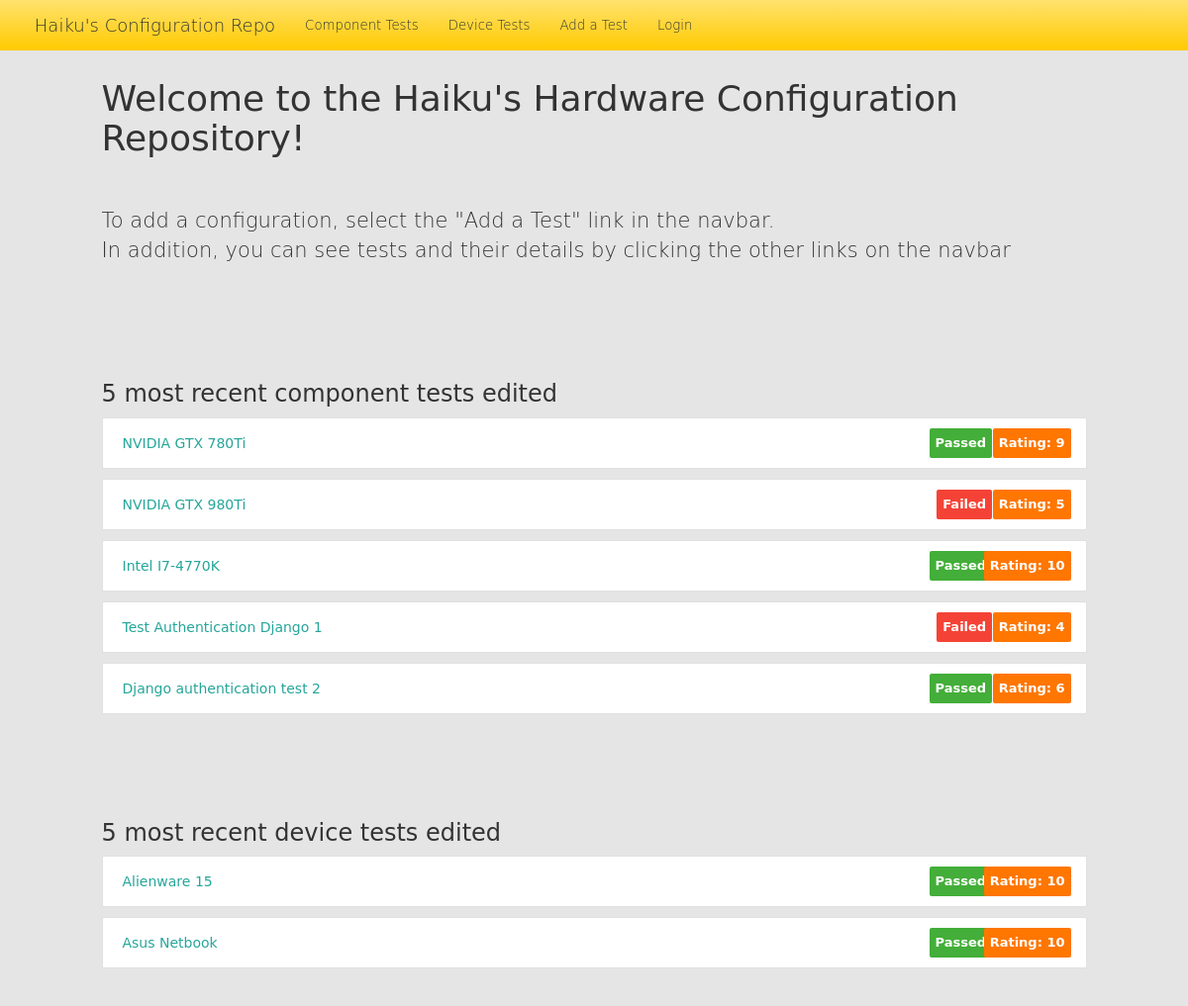
The page / on the database its author committed.
### repo/models.py (models this page shows)
class Component(models.Model):
    name = models.CharField(default='', max_length=200)
    notes = models.CharField(default='', max_length=500)
    is_working = models.CharField(default='', max_length=10)
    rating = models.IntegerField()
    category = models.CharField(default='', max_length=100)
    author = models.CharField(default='', max_length=100)
    author_email = models.CharField(default='', max_length=100)
    date_created = models.DateTimeField('date created', auto_now=True)
    date_modified = models.DateTimeField('date modified', auto_now=True)

class Device(models.Model):
    name = models.CharField(default='', max_length=200)
    notes = models.CharField(default='', max_length=500)
    is_working = models.CharField(default='', max_length=10)
    rating = models.IntegerField()
    author = models.CharField(default='', max_length=100)
    author_email = models.CharField(default='', max_length=100)
    date_created = models.DateTimeField('date created', auto_now=True)
    date_modified = models.DateTimeField('date modified', auto_now=True)
    cpu = models.CharField(default='', max_length=100)
    motherboard = models.CharField(default='', max_length=100)
    hard_drive = models.CharField(default='', max_length=100)
    sound = models.CharField(default='', max_length=100)
    is_sound_working = models.CharField(default='', max_length=10)
    display = models.CharField(default='', max_length=100)
    display_configuration = models.CharField(default='', max_length=20)
    is_display_working = models.CharField(default='', max_length=10)
    graphics_card = models.CharField(default='', max_length=100)
    graphics_card_is_working = models.CharField(default='', max_length=10)

### repo/views.py (the view)
# urls.py: url(r'^$', views.index, name='index'),
def index(request):
    all_components = Component.objects.all().order_by('-date_modified')[:5]
    all_devices = Device.objects.all().order_by('-date_modified')[:5]
    context = {
        'all_devices' : all_devices,
        'all_components' : all_components
    }
    return render(request, 'repo/index.html', context)

### repo/templates/repo/index.html (shortened to what this page needs)
{% load staticfiles %}
<!DOCTYPE html>
<html lang="en">
  <head>
    <link rel="stylesheet" type="text/css" href="{% static 'repo/main.css' %}">
    <link href="{% static 'repo/bootstrap.min.css' %}" rel="stylesheet">
    <link rel="stylesheet" href="{% static 'repo/shijin4.css' %}">
  </head>
  <body>
    <nav class="navbar navbar-inverse navbar-fixed-top">
      <div class="container">
        <div class="navbar-header">
          <a class="navbar-brand" href="{% url 'repo:index' %}">Haiku's Configuration Repo</a>
        </div>
        <div id="navbar" class="collapse navbar-collapse">
          <ul class="nav navbar-nav">
            <li><a href="{% url 'repo:componentList' %}" class="active">Component Tests</a></li>
            <li><a href="{% url 'repo:deviceList' %}">Device Tests</a></li>
            <li><a href="{% url 'repo:addTest' %}">Add a Test</a></li>
            {% if user.is_authenticated %}
              <li><a href="{% url 'repo:myTests' %}">My Tests</a></li>
              <li><a href="{% url 'repo:logout' %}">Logout</a></li>
            {% else %}
              <li><a href="{% url 'repo:loginIndex' %}">Login</a></li>
            {% endif %}
          </ul>
        </div>
      </div>
    </nav>
    <div class="row padtop-5"></div>
    <div id="page">
      <div class="row">
         <h1>Welcome to the Haiku's Hardware Configuration Repository!</h1>
         <br><br>
         <p class="lead">To add a configuration, select the "Add a Test" link in the navbar.<br>In addition, you can see tests and their details by clicking the other links on the navbar</p>
       </div>
       <div class="padtop-5"></div>
       <div class="pad-item-list center-list-item row">
         <h3>5 most recent component tests edited</h3>
         {% for component in all_components %}
           <div class="collection">
             <a href="{% url 'repo:componentDetail' component.id %}" class="collection-item">{{ component.name }}
               {% if component.is_working == "Passed" %}
                 <span class="new badge green"><b>Passed</b></span>
               {% else %}
                 <span class="new badge red"><b>Failed</b></span>
               {% endif %}
               <span class="new rating-badge orange"><b>Rating: {{ component.rating }}</b></span>
             </a>
           </div>
         {% endfor %}
       </div>
       <div class="padtop-5"></div>
       <div class="pad-item-list center-list-item row">
         <h3>5 most recent device tests edited</h3>
         {% for device in all_devices %}
           <div class="collection">
             <a href="{% url 'repo:deviceDetail' device.id %}" class="collection-item">{{ device.name }}
               {% if device.is_working == "Passed" %}
                 <span class="new badge green"><b>Passed</b></span>
               {% else %}
                 <span class="new badge red"><b>Failed</b></span>
               {% endif %}
               <span class="new rating-badge orange"><b>Rating: {{ device.rating }}</b></span>
             </a>
           </div>
         {% endfor %}
       </div>
       <div class="padtop-5"></div>
    </div>
  </body>
</html>

### repo/static/repo/main.css (style rules this page uses)
body { background-color: #EEEEEE; }
div.container { margin-left: 1%; padding-top: 0.1%; }
nav { background-color: #000000; width: 100%; font-weight: 300; }
nav a { padding-left: 1%; }
.red { background-color: #F44336 !important; }
.green { background-color: #43AE39 !important; }
.orange { background-color: #FF7600 !important; }
.padtop-5 { padding-top: 5%; }
.pad-item-list { padding-top: 3%; }
.center-list-item { margin-left: 13%; margin-right: 13%; }
span.badge { min-width: 3rem; padding: 0 6px; text-align: center; font-size: 1rem; line-height: inherit; color: #757575; position: absolute; right: 9.5%; -webkit-box-sizing: border-box; -moz-box-sizing: border-box; box-sizing: border-box; }
span.badge.new { font-weight: 300; font-size: 1.3rem; color: #fff; background-color: #26a69a; border-radius: 2px; }
span.rating-badge { min-width: 3rem; padding: 0 6px; text-align: center; font-size: 1rem; line-height: inherit; color: #757575; position: absolute; right: 15px; -webkit-box-sizing: border-box; -moz-box-sizing: border-box; box-sizing: border-box; }
span.rating-badge.new { font-weight: 300; font-size: 1.3rem; color: #fff; background-color: #26a69a; border-radius: 2px; }
.collection { margin: 0.5rem 0 1rem 0; border: 1px solid #e0e0e0; border-radius: 2px; overflow: hidden; position: relative; }
.collection .collection-item { background-color: #fff; line-height: 3rem; padding: 10px 20px; margin: 0; border-bottom: 1px solid #e0e0e0; }
.collection .collection-item:last-child { border-bottom: none; }
.collection a.collection-item { display: block; -webkit-transition: 0.25s; -moz-transition: 0.25s; -o-transition: 0.25s; -ms-transition: 0.25s; transition: 0.25s; color: #26a69a; }

### repo/static/repo/shijin4.css (style rules this page uses)
html, body { width: 100%; height: 100%; margin: 0px; padding: 0px; overflow-x: hidden; }
body { font-family: "DejaVu Sans", Arial, Helvetica, sans-serif; background: #e5e5e5 repeat-x scroll 0% 0%; }
a { color: #336698; }
#page { max-width: 965px; margin-left: auto; margin-right: auto; }
.navbar { border-radius: 0; border: 0; margin: 0; font-size: 95%; padding: 0 8px; background: #ffd73a; background: -moz-linear-gradient(top, #ffe26e 0%, #ffca00 100%); background: -webkit-linear-gradient(top, #ffe26e 0%,#ffca00 100%); background: linear-gradient(to bottom, #ffe26e 0%,#ffca00 100%); filter: progid:DXImageTransform.Microsoft.gradient(startColorstr='#ffe26e', endColorstr='#ffca00',GradientType=0); }
.navbar a { color: #333 !important; }

### rows shown on the page
Component: name "NVIDIA GTX 780Ti", is_working "Passed", rating "9"
Component: name "NVIDIA GTX 980Ti", is_working "Failed", rating "5"
Component: name "Intel I7-4770K", is_working "Passed", rating "10"
Component: name "Test Authentication Django 1", is_working "Failed", rating "4"
Component: name "Django authentication test 2", is_working "Passed", rating "6"
Device: name "Alienware 15", is_working "Passed", rating "10"
Device: name "Asus Netbook", is_working "Passed", rating "10"
